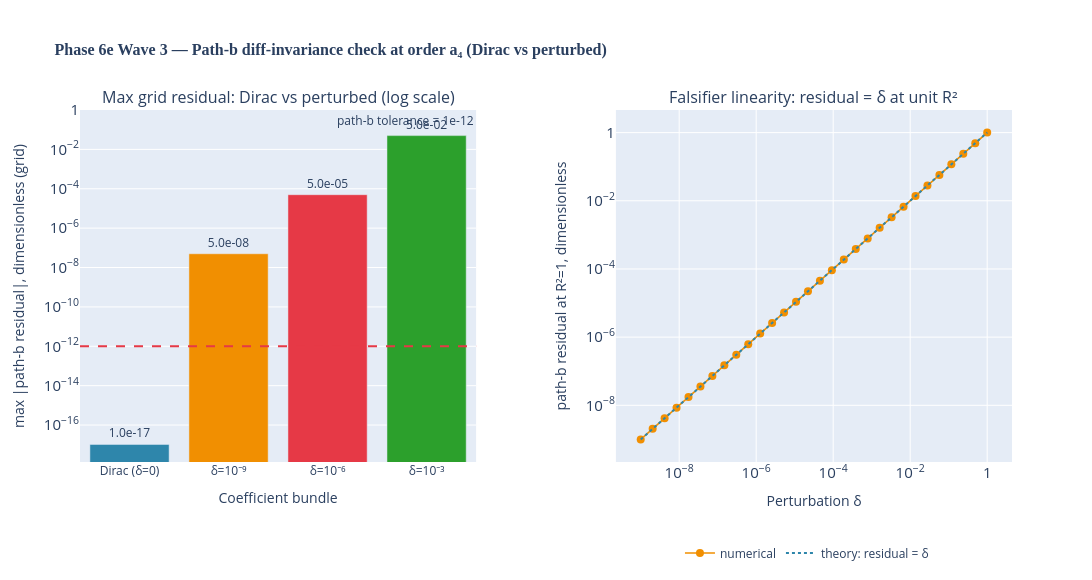

The cell this chart's notebook holds for it:
### Markdown cell above
**Left panel** shows the worst-case "anomaly residual" over a 16-point curvature grid. The Dirac bundle (blue, $\delta = 0$) sits below the path-(b) tolerance line $10^{-12}$ — fully invariant. The three perturbed bundles (with single coefficient shifted by $10^{-9}, 10^{-6}, 10^{-3}$) sit above the tolerance — clearly detected as non-invariant.

**Right panel** demonstrates the falsifier's linear response: residual = $\delta$ across 9 decades of probe magnitude. This rules out the trivial reading "the predicate succeeds vacuously.

### Code cell
from src.core.visualizations import fig_diff_invariance_order_check
fig = fig_diff_invariance_order_check()
fig.show()

### Figure 1 — Plotly figure (JSON) as saved in the notebook; plotly's stock layout.template omitted (floating-point values rounded to 4 significant figures)
{"data": [{"hovertemplate": "%{x}<br>max |residual| = %{y:.2e}<extra></extra>", "marker": {"color": ["#2E86AB", "#F18F01", "#E63946", "#2ca02c"]}, "showlegend": false, "text": ["1.0e-17", "5.0e-08", "5.0e-05", "5.0e-02"], "textposition": "outside", "type": "bar", "x": ["Dirac (δ=0)", "δ=10⁻⁹", "δ=10⁻⁶", "δ=10⁻³"], "xaxis": "x", "y": [1.041e-17, 5e-08, 5e-05, 0.05], "yaxis": "y"}, {"hovertemplate": "δ = %{x:.2e}<br>residual = %{y:.2e}<extra></extra>", "line": {"color": "#F18F01", "width": 1.5}, "marker": {"color": "#F18F01", "size": 8}, "mode": "markers+lines", "name": "numerical", "type": "scatter", "x": [1e-09, 2.043e-09, 4.175e-09, 8.532e-09, 1.743e-08, 3.562e-08, 7.279e-08, 1.487e-07, 3.039e-07, 6.21e-07, 1.269e-06, 2.593e-06, 5.298e-06, 1.083e-05, 2.212e-05, 4.52e-05, 9.237e-05, 0.0001887, 0.0003857, 0.000788, 0.00161, 0.00329, 0.006723, 0.01374, 0.02807, 0.05736, 0.1172, 0.2395, 0.4894, 1.0], "xaxis": "x2", "y": [1e-09, 2.043e-09, 4.175e-09, 8.532e-09, 1.743e-08, 3.562e-08, 7.279e-08, 1.487e-07, 3.039e-07, 6.21e-07, 1.269e-06, 2.593e-06, 5.298e-06, 1.083e-05, 2.212e-05, 4.52e-05, 9.237e-05, 0.0001887, 0.0003857, 0.000788, 0.00161, 0.00329, 0.006723, 0.01374, 0.02807, 0.05736, 0.1172, 0.2395, 0.4894, 1.0], "yaxis": "y2"}, {"hoverinfo": "skip", "line": {"color": "#2E86AB", "dash": "dot", "width": 2}, "mode": "lines", "name": "theory: residual = δ", "type": "scatter", "x": [1e-09, 2.043e-09, 4.175e-09, 8.532e-09, 1.743e-08, 3.562e-08, 7.279e-08, 1.487e-07, 3.039e-07, 6.21e-07, 1.269e-06, 2.593e-06, 5.298e-06, 1.083e-05, 2.212e-05, 4.52e-05, 9.237e-05, 0.0001887, 0.0003857, 0.000788, 0.00161, 0.00329, 0.006723, 0.01374, 0.02807, 0.05736, 0.1172, 0.2395, 0.4894, 1.0], "xaxis": "x2", "y": [1e-09, 2.043e-09, 4.175e-09, 8.532e-09, 1.743e-08, 3.562e-08, 7.279e-08, 1.487e-07, 3.039e-07, 6.21e-07, 1.269e-06, 2.593e-06, 5.298e-06, 1.083e-05, 2.212e-05, 4.52e-05, 9.237e-05, 0.0001887, 0.0003857, 0.000788, 0.00161, 0.00329, 0.006723, 0.01374, 0.02807, 0.05736, 0.1172, 0.2395, 0.4894, 1.0], "yaxis": "y2"}], "layout": {"annotations": [{"font": {"size": 16}, "showarrow": false, "text": "Max grid residual: Dirac vs perturbed (log scale)", "x": 0.2125, "xanchor": "center", "xref": "paper", "y": 1.0, "yanchor": "bottom", "yref": "paper"}, {"font": {"size": 16}, "showarrow": false, "text": "Falsifier linearity: residual = δ at unit R²", "x": 0.7875, "xanchor": "center", "xref": "paper", "y": 1.0, "yanchor": "bottom", "yref": "paper"}, {"showarrow": false, "text": "path-b tolerance = 1e-12", "x": 1, "xanchor": "right", "xref": "x domain", "y": 1e-12, "yanchor": "top", "yref": "y"}], "height": 580, "legend": {"orientation": "h", "x": 0.78, "xanchor": "center", "y": -0.3, "yanchor": "bottom"}, "margin": {"b": 110, "t": 110}, "shapes": [{"line": {"color": "#E63946", "dash": "dash", "width": 2}, "type": "line", "x0": 0, "x1": 1, "xref": "x domain", "y0": 1e-12, "y1": 1e-12, "yref": "y"}], "showlegend": true, "title": {"font": {"family": "CMU Serif, Computer Modern, Times New Roman, serif", "size": 16}, "text": "<b>Phase 6e Wave 3 — Path-b diff-invariance check at order a₄ (Dirac vs perturbed)</b>"}, "width": 1400, "xaxis": {"anchor": "y", "automargin": true, "domain": [0.0, 0.425], "tickangle": 0, "title": {"text": "Coefficient bundle"}}, "xaxis2": {"anchor": "y2", "domain": [0.575, 1.0], "exponentformat": "power", "title": {"text": "Perturbation δ"}, "type": "log"}, "yaxis": {"anchor": "x", "domain": [0.0, 1.0], "exponentformat": "power", "title": {"text": "max |path-b residual|, dimensionless (grid)"}, "type": "log"}, "yaxis2": {"anchor": "x2", "domain": [0.0, 1.0], "exponentformat": "power", "title": {"text": "path-b residual at R²=1, dimensionless"}, "type": "log"}}}
